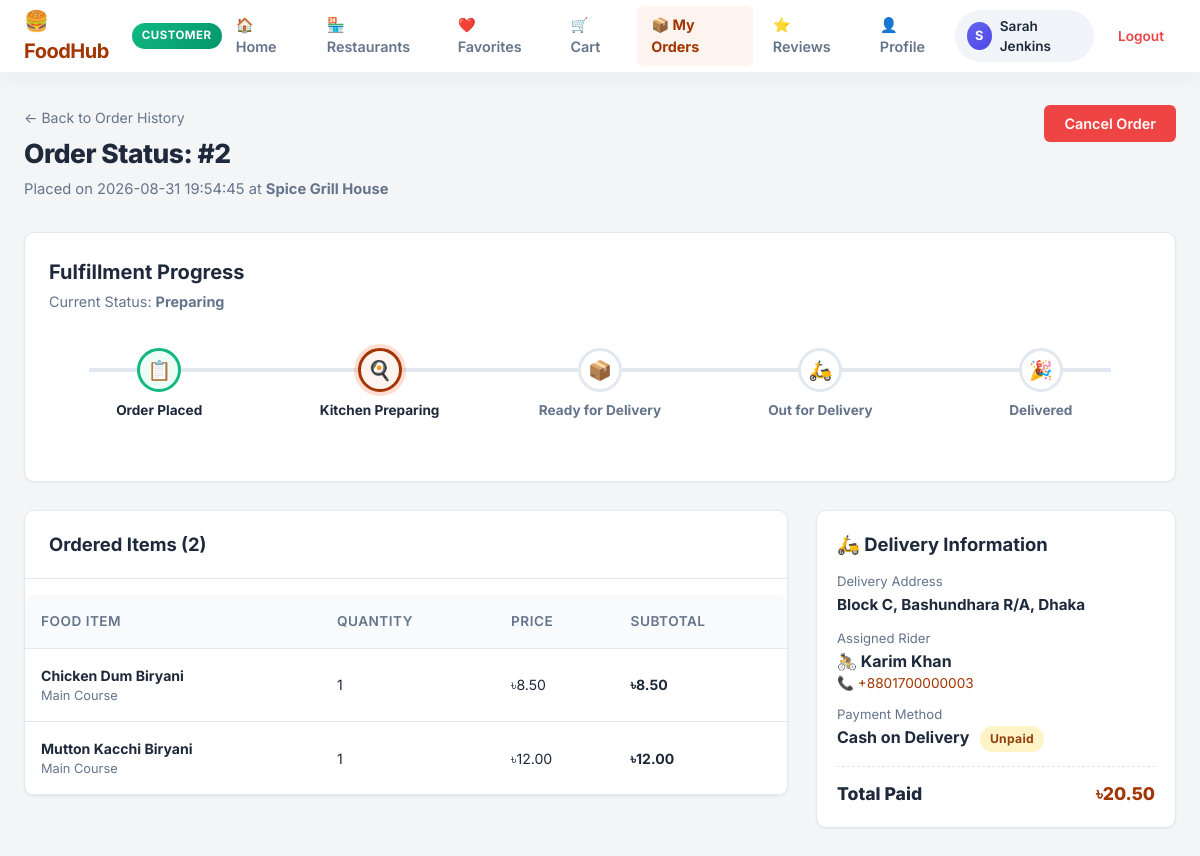
/customer/order_track.php?order_id=2 (signed in), run on an earlier commit of the app's database.
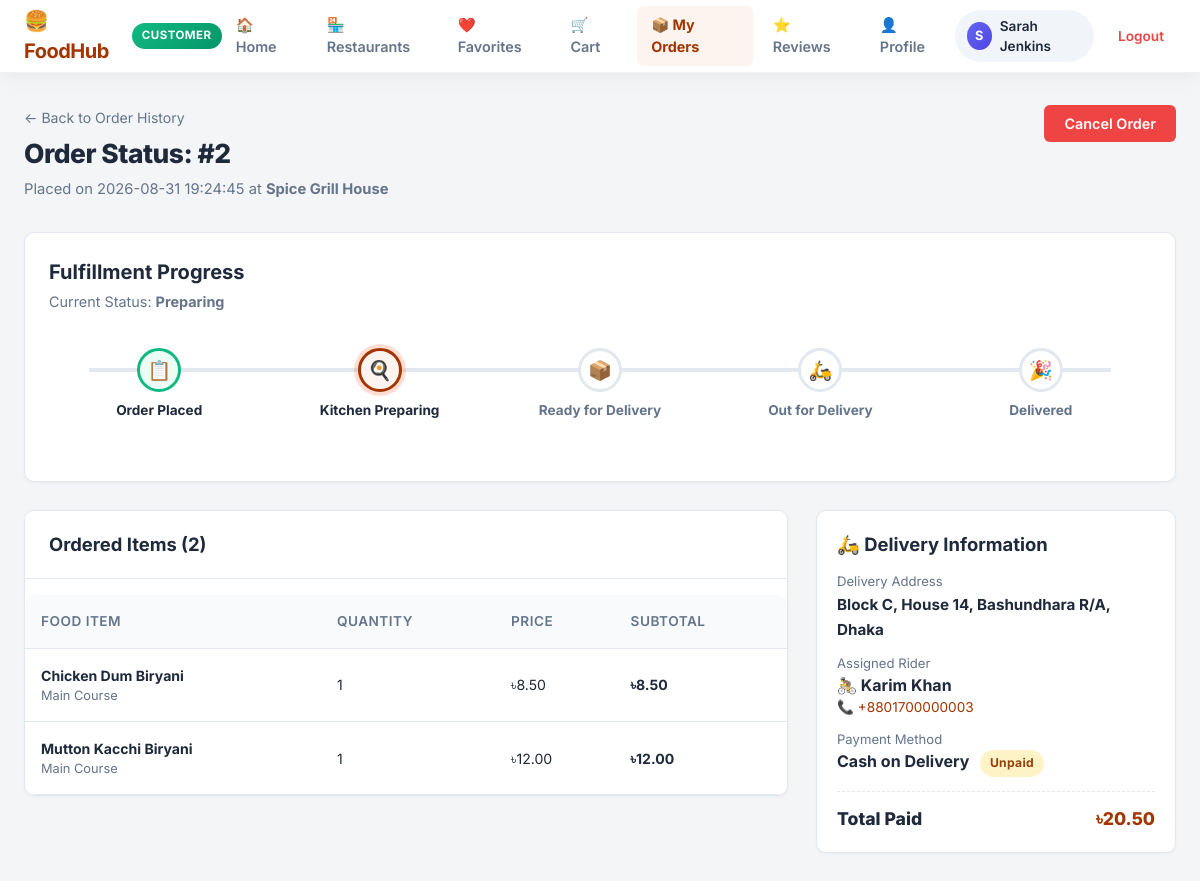
And on a later commit of the database.
### tables this page shows
CREATE TABLE orders (
    order_id INT AUTO_INCREMENT PRIMARY KEY,
    customer_id INT NOT NULL,
    restaurant_id INT NOT NULL,
    total_amount DECIMAL(10, 2) NOT NULL,
    order_status ENUM('Pending', 'Preparing', 'Ready for Delivery', 'Out for Delivery', 'Delivered', 'Cancelled') DEFAULT 'Pending',
    delivery_address TEXT NOT NULL,
    payment_method VARCHAR(50) DEFAULT 'Cash on Delivery',
    payment_status ENUM('Unpaid', 'Paid') DEFAULT 'Unpaid',
    created_at TIMESTAMP DEFAULT CURRENT_TIMESTAMP,
    updated_at TIMESTAMP DEFAULT CURRENT_TIMESTAMP ON UPDATE CURRENT_TIMESTAMP,
    FOREIGN KEY (customer_id) REFERENCES users(user_id) ON DELETE CASCADE,
    FOREIGN KEY (restaurant_id) REFERENCES restaurants(restaurant_id) ON DELETE CASCADE
);

CREATE TABLE restaurants (
    restaurant_id INT AUTO_INCREMENT PRIMARY KEY,
    user_id INT NOT NULL,
    name VARCHAR(150) NOT NULL,
    description TEXT,
    address VARCHAR(255) NOT NULL,
    phone VARCHAR(20),
    status ENUM('Pending', 'Approved', 'Rejected', 'Suspended') DEFAULT 'Pending',
    created_at TIMESTAMP DEFAULT CURRENT_TIMESTAMP,
    updated_at TIMESTAMP DEFAULT CURRENT_TIMESTAMP ON UPDATE CURRENT_TIMESTAMP,
    FOREIGN KEY (user_id) REFERENCES users(user_id) ON DELETE CASCADE
);

CREATE TABLE users (
    user_id INT AUTO_INCREMENT PRIMARY KEY,
    name VARCHAR(100) NOT NULL,
    username VARCHAR(50) NOT NULL UNIQUE,
    email VARCHAR(100) NOT NULL UNIQUE,
    phone VARCHAR(20) NULL,
    role ENUM('Administrator', 'Customer', 'Restaurant Manager', 'Rider') NOT NULL DEFAULT 'Customer',
    password VARCHAR(255) NOT NULL,
    address TEXT NULL,
    status ENUM('Active', 'Inactive', 'Suspended') NOT NULL DEFAULT 'Active',
    created_at TIMESTAMP DEFAULT CURRENT_TIMESTAMP,
    updated_at TIMESTAMP DEFAULT CURRENT_TIMESTAMP ON UPDATE CURRENT_TIMESTAMP
);

### customer/order_track.php (called while the page is built)
<?php
require_once __DIR__ . '/../views/customer/order_track.php';

### controllers/customer/order_track_controller.php (called while the page is built, shortened)
<?php
require_once __DIR__ . '/../../config/db.php';
require_once __DIR__ . '/../../models/customer_model.php';
$customer_id = intval($_SESSION['user_id']);
$order_id    = intval($_GET['order_id'] ?? 0);
$order = get_customer_order_details($conn, $order_id, $customer_id);

### models/customer_model.php (called while the page is built, shortened)
<?php
function get_customer_order_details($conn, $order_id, $customer_id) {
    $safe_ord_id  = intval($order_id);
    $safe_cust_id = intval($customer_id);
    $sql = "
        SELECT
            o.order_id,
            o.customer_id,
            o.restaurant_id,
            o.total_amount,
            o.order_status,
            o.delivery_address,
            o.payment_method,
            o.payment_status,
            o.created_at,
            r.name AS restaurant_name,
            r.phone AS restaurant_phone,
            r.address AS restaurant_address,
            d.delivery_id,
            d.delivery_status,
            d.assigned_at,
            d.delivered_at,
            rider.name AS rider_name,
            rider.phone AS rider_phone
        FROM orders o
        JOIN restaurants r ON o.restaurant_id = r.restaurant_id
        LEFT JOIN deliveries d ON o.order_id = d.order_id
        LEFT JOIN users rider ON d.rider_id = rider.user_id
        WHERE o.order_id = $safe_ord_id AND o.customer_id = $safe_cust_id
        LIMIT 1
    ";
    $result = mysqli_query($conn, $sql);
    $order = mysqli_fetch_assoc($result);
    $items_sql = "
        SELECT
            oi.order_item_id,
            oi.item_id,
            oi.quantity,
            oi.price,
            oi.subtotal,
            f.name AS item_name,
            f.category,
            f.description,
            rev.review_id,
            rev.rating AS user_rating,
            rev.comment AS user_comment
        FROM order_items oi
        JOIN food_items f ON oi.item_id = f.item_id
        LEFT JOIN reviews rev ON rev.order_id = oi.order_id
                             AND rev.item_id = oi.item_id
                             AND rev.customer_id = $safe_cust_id
        WHERE oi.order_id = $safe_ord_id
        ORDER BY oi.order_item_id ASC
    ";
    $items_res = mysqli_query($conn, $items_sql);
    $order['items'] = [];
    if ($items_res) {
        while ($item = mysqli_fetch_assoc($items_res)) {
            $order['items'][] = $item;
        }
    }
    return $order;
}

### views/customer/order_track.php (the view, shortened to what the changed rows need)
<?php
require_once __DIR__ . '/../../controllers/customer/order_track_controller.php';
require_once __DIR__ . '/../partials/header.php';
$st = $order['order_status'];
?>
<div class="main-wrapper">
    <div class="page-header">
        <div>
            <a href="order_history.php" style="color: var(--text-muted); text-decoration: none; font-size: 0.88rem; display: inline-block; margin-bottom: 6px;">
                ← Back to Order History
            </a>
            <h1 class="page-title">Order Status: #<?php echo $order['order_id']; ?></h1>
            <p class="page-subtitle">Placed on <?php echo htmlspecialchars($order['created_at']); ?> at <strong><?php echo htmlspecialchars($order['restaurant_name']); ?></strong></p>
        </div>
    </div>
    <div class="card" style="margin-bottom: 28px; padding: 24px;">
        <h2 style="font-size: 1.25rem; font-weight: 700; margin-bottom: 4px;">Fulfillment Progress</h2>
        <p style="font-size: 0.9rem; color: var(--text-muted);">Current Status: <strong><?php echo htmlspecialchars($st); ?></strong></p>
    </div>
    <div class="cart-layout">
        <div>
            <div class="card" style="margin-bottom: 24px;">
                <div class="card-header">
                    <h2 class="card-title">Ordered Items (<?php echo count($order['items']); ?>)</h2>
                </div>
                <div class="table-responsive">
                    <table class="data-table">
                        <thead>
                            <tr>
                                <th>Food Item</th>
                                <th>Quantity</th>
                                <th>Price</th>
                                <th>Subtotal</th>
                            </tr>
                        </thead>
                    </table>
                </div>
            </div>
        </div>
        <div>
            <div class="card" style="margin-bottom: 24px; padding: 20px;">
                <div style="margin-bottom: 12px;">
                    <span style="font-size: 0.82rem; color: var(--text-muted); display: block;">Delivery Address</span>
                    <strong style="font-size: 0.95rem;"><?php echo htmlspecialchars($order['delivery_address']); ?></strong>
                </div>
                <div style="margin-bottom: 12px;">
                    <span style="font-size: 0.82rem; color: var(--text-muted); display: block;">Assigned Rider</span>
                    <?php if (!empty($order['rider_name'])): ?>
                        <div style="font-weight: 700; color: var(--text-main);">
                            🚴 <?php echo htmlspecialchars($order['rider_name']); ?>
                        </div>
                        <?php if (!empty($order['rider_phone'])): ?>
                            <div style="font-size: 0.85rem; color: var(--primary);">📞 <?php echo htmlspecialchars($order['rider_phone']); ?></div>
                        <?php endif; ?>
                    <?php else: ?>
                        <span style="color: var(--text-muted); font-size: 0.9rem;">Assigning nearest rider...</span>
                    <?php endif; ?>
                </div>
                <div style="margin-bottom: 12px;">
                    <span style="font-size: 0.82rem; color: var(--text-muted); display: block;">Payment Method</span>
                    <strong><?php echo htmlspecialchars($order['payment_method']); ?></strong>
                    <span class="badge <?php echo ($order['payment_status'] === 'Paid') ? 'badge-delivered' : 'badge-pending'; ?>" style="margin-left: 6px;">
                        <?php echo htmlspecialchars($order['payment_status']); ?>
                    </span>
                </div>
                <div style="border-top: 1px dashed var(--border-color); padding-top: 14px; margin-top: 14px;">
                    <div style="display: flex; justify-content: space-between; font-size: 1.1rem; font-weight: 800;">
                        <span>Total Paid</span>
                        <span style="color: var(--primary);">৳<?php echo number_format((float)$order['total_amount'], 2); ?></span>
                    </div>
                </div>
            </div>
        </div>
    </div>
</div>
<?php require_once __DIR__ . '/../partials/footer.php'; ?>

What changed in the data, as far as the page shows it:
changed orders "Cash on Delivery": created_at "2026-08-31 19:54:45" → "2026-08-31 19:24:45"; delivery_address "Block C, Bashundhara R/A, Dhaka" → "Block C, House 14, Bashundhara R/A, Dhaka"
